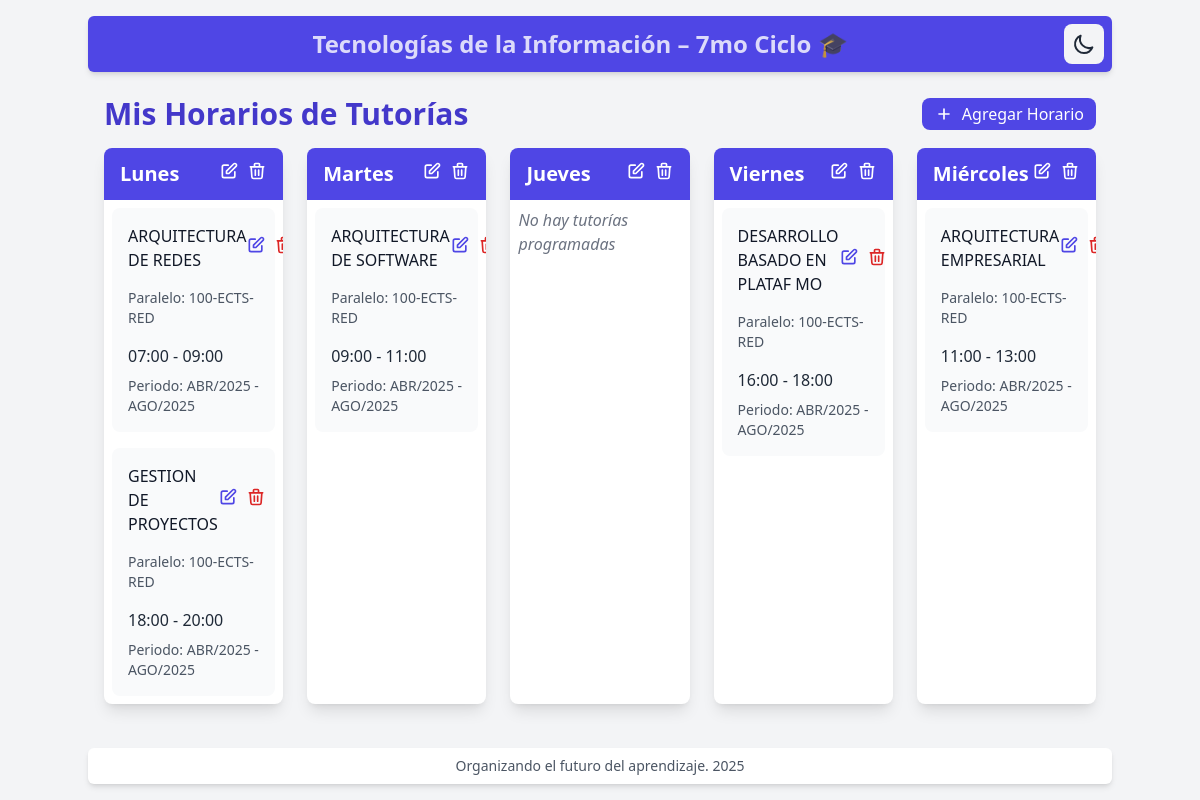
The page / on the database its author committed.
### horarios/models.py (models this page shows, shortened)
class DiaSemana(models.Model):
    nombre = models.CharField(max_length=10, unique=True)  # Lunes, Martes, etc.
    class Meta:
        verbose_name = "Día de la Semana"
        verbose_name_plural = "Días de la Semana"

class HorarioTutoria(models.Model):
    materia = models.CharField(max_length=100, default='Sin materia')
    paralelo = models.CharField(max_length=50, blank=True, null=True, verbose_name="Paralelo")
    dia = models.ForeignKey(DiaSemana, on_delete=models.CASCADE)
    hora_inicio = models.TimeField()
    hora_fin = models.TimeField()
    notas = models.TextField(blank=True, null=True, verbose_name="Notas (Opcional)")
    class Meta:
        verbose_name = "Horario de Tutoría"
        verbose_name_plural = "Horarios de Tutorías"
        ordering = ['dia', 'hora_inicio']

### horarios/views.py (the view)
# urls.py: path('', views.HorariosListView.as_view(), name='lista_horarios'),
class HorariosListView(ListView):
    model = DiaSemana
    template_name = 'horarios/horarios_list.html'
    context_object_name = 'dias_semana'
    ordering = ['id']  # Asumiendo que los IDs están en orden: 1=Lunes, 2=Martes, etc.

### horarios/templates/horarios/horarios_list.html (shortened to what this page needs)
{% extends 'base.html' %} {% block content %}
<div class="container mx-auto px-2 py-0">
  <div class="flex justify-between items-center mb-4">
    <h1 class="text-3xl font-bold text-indigo-700 dark:text-indigo-400">Mis Horarios de Tutorías</h1>
    <a href="{% url 'horarios:agregar_horario' %}" class="bg-indigo-600 text-white px-3 py-1 rounded-lg hover:bg-indigo-700 dark:bg-indigo-700 dark:hover:bg-indigo-800 transition-colors flex items-center">
      <svg class="w-5 h-5 mr-2" fill="none" stroke="currentColor" viewBox="0 0 24 24">
        <path stroke-linecap="round" stroke-linejoin="round" stroke-width="2" d="M12 6v6m0 0v6m0-6h6m-6 0H6" />
      </svg>
      Agregar Horario
    </a>
  </div>
    <div class="grid grid-cols-1 md:grid-cols-5 gap-6">
    {% for dia in dias_semana %}
    <div class="bg-white dark:bg-dark-card rounded-lg shadow-lg overflow-hidden transition-colors">
      <div class="bg-indigo-600 dark:bg-indigo-800 px-4 py-3">
        <div class="flex justify-between items-center">
          <h2 class="text-xl font-semibold text-white">{{ dia.nombre }}</h2>
          <div class="flex space-x-2">
            <a href="{% url 'horarios:editar_dia' dia.id %}" class="text-white hover:text-gray-200 transition-colors" title="Editar día">
              <svg class="w-5 h-5" fill="none" stroke="currentColor" viewBox="0 0 24 24">
                <path stroke-linecap="round" stroke-linejoin="round" stroke-width="2" d="M11 5H6a2 2 0 00-2 2v11a2 2 0 002 2h11a2 2 0 002-2v-5m-1.414-9.414a2 2 0 112.828 2.828L11.828 15H9v-2.828l8.586-8.586z" />
              </svg>
            </a>
            <form method="post" action="{% url 'horarios:eliminar_dia' dia.id %}" class="inline" onsubmit="return confirm('¿Estás seguro de eliminar este día? No se podrá eliminar si tiene horarios asociados.');">
              <button type="submit" class="text-white hover:text-red-200 transition-colors" title="Eliminar día">
                <svg class="w-5 h-5" fill="none" stroke="currentColor" viewBox="0 0 24 24">
                  <path stroke-linecap="round" stroke-linejoin="round" stroke-width="2" d="M19 7l-.867 12.142A2 2 0 0116.138 21H7.862a2 2 0 01-1.995-1.858L5 7m5 4v6m4-6v6m1-10V4a1 1 0 00-1-1h-4a1 1 0 00-1 1v3M4 7h16" />
                </svg>
              </button>
            </form>
          </div>
        </div>
      </div>
      <div class="p-2">
        {% for horario in dia.horariotutoria_set.all %}
        <div class="bg-gray-50 dark:bg-gray-800 rounded-lg p-4 mb-4 last:mb-0 transition-colors hover:scale-105 duration-300">
          <div class="flex justify-between items-center mb-4">
            <h3 class="font-medium text-gray-900 dark:text-gray-100">{{ horario.materia }}</h3>
            <div class="flex space-x-2">
              <a href="{% url 'horarios:editar_horario' horario.id %}" class="text-indigo-600 hover:text-indigo-800 dark:text-indigo-400 dark:hover:text-indigo-300 transition-colors">
                <svg class="w-5 h-5" fill="none" stroke="currentColor" viewBox="0 0 24 24">
                  <path stroke-linecap="round" stroke-linejoin="round" stroke-width="2" d="M11 5H6a2 2 0 00-2 2v11a2 2 0 002 2h11a2 2 0 002-2v-5m-1.414-9.414a2 2 0 112.828 2.828L11.828 15H9v-2.828l8.586-8.586z" />
                </svg>
              </a>
              <form method="post" action="{% url 'horarios:eliminar_horario' horario.id %}" class="inline" onsubmit="return confirm('¿Estás seguro de eliminar este horario?');">
                <button type="submit" class="text-red-600 hover:text-red-800 dark:text-red-400 dark:hover:text-red-300 transition-colors">
                  <svg class="w-5 h-5" fill="none" stroke="currentColor" viewBox="0 0 24 24">
                    <path stroke-linecap="round" stroke-linejoin="round" stroke-width="2" d="M19 7l-.867 12.142A2 2 0 0116.138 21H7.862a2 2 0 01-1.995-1.858L5 7m5 4v6m4-6v6m1-10V4a1 1 0 00-1-1h-4a1 1 0 00-1 1v3M4 7h16" />
                  </svg>
                </button>
              </form>
            </div>
          </div>
          {% if horario.paralelo %}
          <p class="text-sm text-gray-600 dark:text-gray-400 mb-4">Paralelo: {{ horario.paralelo }}</p>
          {% endif %}
          <p class="text-gray-800 dark:text-gray-200">{{ horario.hora_inicio|time:"H:i" }} - {{ horario.hora_fin|time:"H:i" }}</p>
          {% if horario.notas %}
          <p class="text-sm text-gray-600 dark:text-gray-400 mt-2">{{ horario.notas }}</p>
          {% endif %}
        </div>
        {% empty %}
        <p class="text-gray-500 dark:text-gray-400 italic">No hay tutorías programadas</p>
        {% endfor %}
      </div>
    </div>
    {% endfor %}
  </div>
</div>
{% endblock %}

### horarios/templates/base.html (shortened to what this page needs)
<!DOCTYPE html>
<html lang="es" class="h-full" x-data="{ darkMode: localStorage.getItem('darkMode') === 'true' }" x-init="$watch('darkMode', val => localStorage.setItem('darkMode', val))" :class="{ 'dark': darkMode }">
  <head>
    <script src="https://cdn.tailwindcss.com"></script>
  </head>
  <body class="bg-gray-100 dark:bg-dark-bg min-h-screen flex flex-col transition-colors duration-200">
    <header class="bg-indigo-600 dark:bg-gray-800 text-gray-800 dark:text-gray-100 p-2 shadow-md container mx-auto rounded-md my-4">
      <div class="flex items-center">
        <h1 class="text-2xl font-bold flex-grow text-center text-white text-opacity-80 dark:text-gray-300">Tecnologías de la Información – 7mo Ciclo 🎓</h1>
        <div class="flex items-center space-x-4">
          <button @click="darkMode = !darkMode" class="p-2 rounded-lg bg-gray-100 hover:bg-gray-200 dark:bg-gray-700 dark:hover:bg-gray-600 transition-colors" :aria-label="darkMode ? 'Activar modo claro' : 'Activar modo oscuro'">
            <svg x-show="!darkMode" class="w-6 h-6" fill="none" stroke="currentColor" viewBox="0 0 24 24">
              <path stroke-linecap="round" stroke-linejoin="round" stroke-width="2" d="M20.354 15.354A9 9 0 018.646 3.646 9.003 9.003 0 0012 21a9.003 9.003 0 008.354-5.646z" />
            </svg>
          </button>
        </div>
      </div>
    </header>
    <main class="container mx-auto p-2 flex-grow">
       {% block content %}{% endblock %}
    </main>
    <footer class="py-2 text-center text-gray-600 dark:text-gray-400 text-sm bg-white dark:bg-gray-800 container mx-auto rounded-md shadow-md my-4">
        <p>Organizando el futuro del aprendizaje. 2025</p>
    </footer>
  </body>
</html>

### rows shown on the page
DiaSemana: nombre "Lunes"
HorarioTutoria: materia "ARQUITECTURA DE REDES", paralelo "100-ECTS-RED", hora_inicio "07:00", hora_fin "09:00", notas "Periodo: ABR/2025 - AGO/2025"
HorarioTutoria: materia "GESTION DE PROYECTOS", paralelo "100-ECTS-RED", hora_inicio "18:00", hora_fin "20:00", notas "Periodo: ABR/2025 - AGO/2025"
DiaSemana: nombre "Martes"
HorarioTutoria: materia "ARQUITECTURA DE SOFTWARE", paralelo "100-ECTS-RED", hora_inicio "09:00", hora_fin "11:00", notas "Periodo: ABR/2025 - AGO/2025"
DiaSemana: nombre "Jueves"
DiaSemana: nombre "Viernes"
HorarioTutoria: materia "DESARROLLO BASADO EN PLATAF MO", paralelo "100-ECTS-RED", hora_inicio "16:00", hora_fin "18:00", notas "Periodo: ABR/2025 - AGO/2025"
DiaSemana: nombre "Miércoles"
HorarioTutoria: materia "ARQUITECTURA EMPRESARIAL", paralelo "100-ECTS-RED", hora_inicio "11:00", hora_fin "13:00", notas "Periodo: ABR/2025 - AGO/2025"
